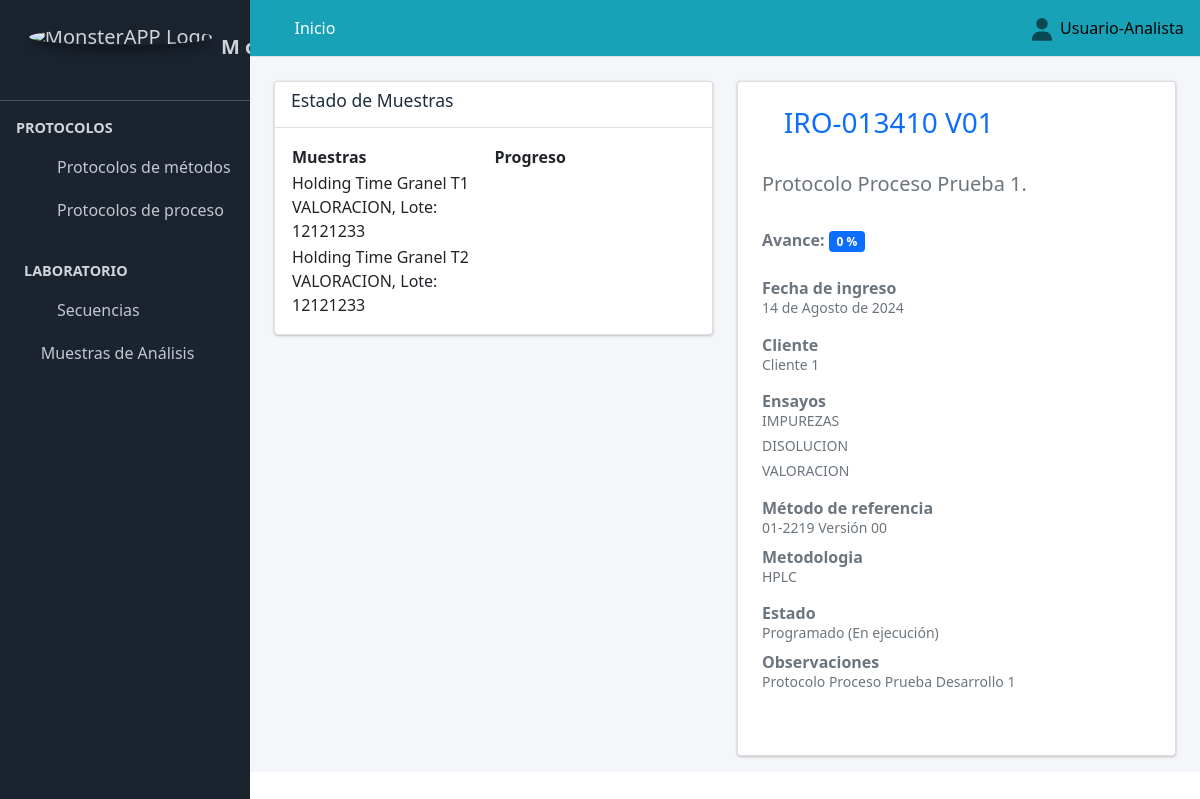
Screenshot of /revisar_protocolo_proceso/6/ (signed in) with the database file from the repository.
### Aplicaciones/Protocolo_Metodos/models.py (models this page shows, shortened)
class Muestras_y_Placebos(models.Model):
    fecha_ingreso=models.DateField(verbose_name="Fecha de ingreso muestra", null=True, blank=False, help_text=u"AAAA/MM/DD")
    nombre_muestra=models.CharField(max_length=300, verbose_name="nombre de Muestra/Placebo/MP")
    tipo_muestra=models.ForeignKey(to=Tipo_muestra, on_delete=models.CASCADE, verbose_name="Tipo de muestra", null=True, blank=False)
    etapa=models.ForeignKey(to=Etapa, on_delete=models.CASCADE, verbose_name="Etapa", null=True, blank=False)
    codigo_muestra_interno=models.CharField(verbose_name="CIM / LIMS", max_length=90)
    codigo_muestra_producto=models.CharField(verbose_name="Código de Producto", max_length=90)
    lote_muestra=models.CharField(verbose_name="Lote", max_length=90)
    observaciones_muestras=models.TextField(max_length=300, verbose_name="Observaciones")
    class Condicion(models.TextChoices):
        ACTIVO = "Activo", "ACTIVO"
        PASIVO = "Pasivo", "PASIVO"
    condicion=models.CharField(max_length=90, choices=Condicion.choices, default=Condicion.ACTIVO, verbose_name="Condicion")
    class Meta:
        constraints = [
            models.UniqueConstraint(fields=['lote_muestra', 'etapa'], name='unique_intro'),
        ]

class Etapa(models.Model):
    nombre_etapa=models.CharField(verbose_name="Etapa", max_length=90, unique=True)
    ensayo=models.ForeignKey(to=Ensayo, on_delete=models.CASCADE, verbose_name="Ensayo", null=True, blank=False)
    class Condicion(models.TextChoices):
        ACTIVO = "Activo", "ACTIVO"
        PASIVO = "Pasivo", "PASIVO"
    condicion=models.CharField(max_length=90, choices=Condicion.choices, default=Condicion.ACTIVO, verbose_name="Condicion")
    def etapa(self):
        return "{} {}".format(self.nombre_etapa, self.ensayo)
    def __str__(self):
        return str(self.etapa())

class Ensayo(models.Model):
    nombre_ensayo=models.CharField(verbose_name="Ensayo", max_length=90, unique=True)
    class Condicion(models.TextChoices):
        ACTIVO = "Activo", "ACTIVO"
        PASIVO = "Pasivo", "PASIVO"
    condicion=models.CharField(max_length=90, choices=Condicion.choices, default=Condicion.ACTIVO, verbose_name="Condicion")
    def __str__(self):
        return(self.nombre_ensayo)

class Cliente(models.Model):
    nombre_cliente=models.CharField(verbose_name="Cliente", max_length=90, null=True, blank=False, unique=True)
    class Condicion(models.TextChoices):
        ACTIVO = "Activo", "ACTIVO"
        PASIVO = "Pasivo", "PASIVO"
    condicion=models.CharField(max_length=90, choices=Condicion.choices, default=Condicion.ACTIVO, verbose_name="Condicion")
    def __str__(self):
        return(self.nombre_cliente)

class Metodo(models.Model):
    codigo_metodo=models.CharField(verbose_name="código", max_length=90, unique=True)
    nombre_metodo=models.CharField(verbose_name="Nombre", max_length=90, unique=True)
    class Condicion(models.TextChoices):
        ACTIVO = "Activo", "ACTIVO"
        PASIVO = "Pasivo", "PASIVO"
    condicion=models.CharField(max_length=90, choices=Condicion.choices, default=Condicion.ACTIVO, verbose_name="Condicion")
    def __str__(self):
        return(self.codigo_metodo)

class Metodologia(models.Model):
    nombre_metodologia=models.CharField(verbose_name="Metodologia", max_length=90, unique=True)
    class Condicion(models.TextChoices):
        ACTIVO = "Activo", "ACTIVO"
        PASIVO = "Pasivo", "PASIVO"
    condicion=models.CharField(max_length=90, choices=Condicion.choices, default=Condicion.ACTIVO, verbose_name="Condicion")
    def __str__(self):
         return(self.nombre_metodologia)

class EstadoProtocolo(models.Model):
    estado_protocolos=models.CharField(verbose_name="Estado Protocolos", max_length=90)
    estado_motivo=models.CharField(verbose_name="Motivo del estado", max_length=90, blank=True, null=False, unique=True)
    class Condicion(models.TextChoices):
        ACTIVO = "Activo", "ACTIVO"
        PASIVO = "Pasivo", "PASIVO"
    condicion=models.CharField(max_length=90, choices=Condicion.choices, default=Condicion.ACTIVO, verbose_name="Condicion")
    def estado_protocolo(self):
        return "{} {}".format(self.estado_protocolos, self.estado_motivo)
    def __str__(self):
        return str(self.estado_protocolo())

### Aplicaciones/Protocolo_Muestras/models.py (models this page shows, shortened)
class Proceso(models.Model):
     fecha_ingreso=models.DateField(verbose_name="Fecha de Registro", null=True, blank=False, help_text=u"AAAA/MM/DD")
     codigo=models.CharField(max_length=90, verbose_name="Código Protocolo", null=True, blank=False, unique=True)
     nombre=models.CharField(max_length=250, verbose_name="Título_del_Protocolo",  null=True, blank=False, unique=True)
     ensayos=models.ManyToManyField(to=Ensayo, blank=False)
     celda=models.ForeignKey(to=Celda, on_delete=models.CASCADE, verbose_name="Celda", null=True, blank=False)
     muestras=models.ManyToManyField(Muestras_y_Placebos, blank=False)
     metodologia=models.ForeignKey(Metodologia, on_delete=models.CASCADE, verbose_name="metodologia", null=True, blank=False,  max_length=90)
     Insumos_del_Proceso=models.ManyToManyField(to=ViabilidadProceso)
     cliente=models.ForeignKey(to=Cliente, on_delete=models.CASCADE, verbose_name="Cliente", null=True, blank=False)
     metodo=models.ForeignKey(to=Metodo, on_delete=models.CASCADE, verbose_name="Metodo de referencia", null=True, blank=False)
     estado_del_proceso=models.ForeignKey(to=EstadoProtocolo, on_delete=models.CASCADE, verbose_name="Estado del proceso", null=True, blank=False)
     class Condicion(models.TextChoices):
        ACTIVO = "Activo", "ACTIVO"
        PASIVO = "Pasivo", "PASIVO"
     condicion=models.CharField(max_length=90, choices=Condicion.choices, default=Condicion.ACTIVO, verbose_name="Condicion")
     observaciones=models.CharField(max_length=250, verbose_name="Observaciones",  null=True, blank=False)
     fecha_final=models.DateField(verbose_name="Fecha de Finalización", null=True, blank=True,default=datetime.datetime.now)

### Aplicaciones/Protocolo_Muestras/views.py (the view)
# urls.py: path("revisar_protocolo_proceso/<int:pk>/", views.revisar_protocolo_proceso, name="revisar_protocolo_proceso"),
@login_required
def revisar_protocolo_proceso(request, pk):
    titulo="Revisar Protocolos"
    protocolo_metodo=Proceso.objects.get(id=pk)
    pkt = Proceso.objects.filter(id=pk)
    a=2
    secuencias1=Secuencias.objects.filter(protocolo_proceso=pk)
    status_secuencia=Secuencias.objects.filter(status=pk)
    contarParametroProtocolo=Proceso.objects.values("muestras").filter(id=pk).count()
    contarStatusRegistrada=Secuencias.objects.filter(protocolo_proceso=pk, status="Registrada").count()
    contarStatusRevisada=Secuencias.objects.filter(protocolo_proceso=pk, status="Revisada").count()
    contarStatusImpresa=Secuencias.objects.filter(protocolo_proceso=pk, status="Impresa").count()
    contarStatusReportada=Secuencias.objects.filter(protocolo_proceso=pk, status="Reportada").count()
    contarStatusAuditada=Secuencias.objects.filter(protocolo_proceso=pk, status="Auditada").count()
    porcentajeStatusRegistrada=contarStatusRegistrada*20/contarParametroProtocolo
    porcentajeStatusRevisada=contarStatusRevisada*40/contarParametroProtocolo
    porcentajeStatusImpresa=contarStatusImpresa*60/contarParametroProtocolo
    porcentajeStatusReportada=contarStatusReportada*80.0/contarParametroProtocolo
    porcentajeStatusAuditada=contarStatusAuditada*100/contarParametroProtocolo
    labels = []
    data = []
    queryset = Secuencias.objects.order_by('-nombre')[:5]
    for city in queryset:
        labels.append(city.nombre)
        data.append(city.nombre)
    context={
        "titulo":titulo,
    "protocolo_metodo": protocolo_metodo,
    "pkt":pkt,
    "secuencias1":secuencias1,
    "status_secuencia":status_secuencia,
    "labels":labels,
    "data":data,
    "queryset":queryset,
    "contarParametroProtocolo":contarParametroProtocolo,
    "a":a,
    "contarStatusRegistrada":contarStatusRegistrada,
    "contarStatusRevisada":contarStatusRevisada,
    "contarStatusImpresa":contarStatusImpresa,
    "contarStatusReportada":contarStatusReportada,
    "contarStatusAuditada":contarStatusAuditada,
    "porcentajeStatusRegistrada":porcentajeStatusRegistrada,
    "porcentajeStatusRevisada":porcentajeStatusRevisada,
    "porcentajeStatusImpresa":porcentajeStatusImpresa,
    "porcentajeStatusReportada":porcentajeStatusReportada,
    "porcentajeStatusAuditada":porcentajeStatusAuditada,
}
    return render(request, "protocolo_proceso/revisar_protocolo_proceso.html", context)

### SISTEMA_ANALITICO/templates/protocolo_proceso/revisar_protocolo_proceso.html (shortened to what this page needs)
{% extends "partial/body.html" %}
{% load crispy_forms_tags %}
{% load crispy_forms_filters %}
{% block contenido %}
{% load bootstrap5 %}
{% load mathfilters %}
<link href="https://cdn.datatables.net/v/dt/jq-3.7.0/dt-2.0.3/b-3.0.1/b-html5-3.0.1/date-1.5.2/sl-2.0.0/datatables.min.css" rel="stylesheet">
<br>
  <div class="container-fluid">
    <div class="row">
      <div class="col-md-6">
        <div class="card">
          <div class="card-header bg-white">
            <h1 class="card-title">Estado de Muestras</h1>
          </div>
  <div class="card-body">
    <table id="examplem" class="display" >
      <thead>
        <tr>
          <th style="width: 50%" class="text-left">Muestras</th>
          <th sylte="width: 50%" class="text-left">Progreso</th>
        </tr>
      </thead>
      <tbody>
        {% for p in pkt %}
        {% for pr in p.muestras.all %}
        <tr>
          <td>{{pr.etapa}}, Lote: {{pr.lote_muestra}}</td>
          <td>
          </td>
        </tr>
        {% endfor %}
        {% endfor %}
      </tbody>
    </table>
  </div>
        </div>
      </div>
    <div class="col-md-6">
        <div class="card"><br>
          {% for p in pkt %}
          <div class="container-fluid">
            <h3 class="text-primary"><i class="fas fa-paint-brush"></i>{{p.codigo}}</h3><br>
            <h5 class="text-muted">{{p.nombre}}.</h5>
            <br>
            <b class="d-block text-muted">Avance: <span class="badge bg-primary">{{porcentajeStatusRegistrada|add:porcentajeStatusRevisada|add:porcentajeStatusImpresa|add:porcentajeStatusReportada|add:porcentajeStatusAuditada|floatformat:0}} %</span></b><br>
            <b class="d-block text-muted">Fecha de ingreso</b>
            <div class="text-muted">
              <h5 class="text-sm">{{p.fecha_ingreso}}</h5>
            </div>
            <b class="d-block text-muted">Cliente</b>
            <div class="text-muted">
              <h5 class="text-sm">{{p.cliente}}</h5>
            </div>
            <b class="d-block text-muted">Ensayos</b>
            <div class="text-muted">
              {% for ensy in p.ensayos.all %}
              <h5 class="text-sm">{{ensy}}</h5>{%   endfor%}
            </div>
            <b class="d-block text-muted">Método de referencia</b>
            <div class="text-muted">
              <h5 class="text-sm">{{p.metodo}}</h5>
            </div>
            <b class="d-block text-muted">Metodologia</b>
            <div class="text-muted">
              <h5 class="text-sm">{{p.metodologia}}</h5>
            </div>
            <b class="d-block text-muted">Estado</b>
            <div class="text-muted">
              <h5 class="text-sm">{{p.estado_del_proceso}}</h5>
            </div>
            <b class="d-block text-muted">Observaciones</b>
            <div class="text-muted">
              <h5 class="text-sm">{{p.observaciones}}</h5>
            </div><br><br>
          </div>
        </div>{% endfor %}
    </div>
</div>
</div>
    <link href="https://cdn.datatables.net/v/dt/jq-3.7.0/dt-2.0.3/b-3.0.1/b-html5-3.0.1/date-1.5.2/sl-2.0.0/datatables.min.css" rel="stylesheet">
{% endblock contenido %}

### SISTEMA_ANALITICO/templates/partial/navbar.html (shortened to what this page needs)
{% load static %}
  <nav class="main-header navbar navbar-expand  navbar-info navbar-light" >
    <ul class="navbar-nav">
      <li class="nav-item">
        <a class="nav-link" data-widget="pushmenu" href="#"><i class="fas fa-bars"></i></a>
      </li>
      {% if user.is_authenticated %}
      <li class="nav-item d-none d-sm-inline-block">
        <a href="{% url 'adm_inicio' %}" class="nav-link text-white">Inicio</a>
      </li>
      {% else %}
      <li class="nav-item d-none d-sm-inline-block">
        <a href="" class="nav-link text-white disabled">Inicio</a>
      </li>
      {% endif %}
    </ul>
    <ul class="navbar-nav ml-auto">
      <li class="nav-item dropdown ">
        <a class="nav-link" data-toggle="dropdown" href="#">
        </a>
        {% if user.is_authenticated %}
      </li>
    </ul>
<h7 class="text-black">{{ user.first_name }}&nbsp;&nbsp;</h7>
{% else %}
<a class="text-black" href="{% url 'sign_in' %}">Iniciar sesión</a>
{% endif %}
  </nav>

### rows the page displays
Proceso: codigo "IRO-013410 V01", nombre "Protocolo Proceso Prueba 1", porcentajeStatusRegistrada "0", fecha_ingreso "14 de Agosto de 2024", cliente "Cliente 1", metodo "01-2219 Versión 00", metodologia "HPLC", estado_del_proceso "Programado (En ejecución)", observaciones "Protocolo Proceso Prueba Desarrollo 1"
Muestras_y_Placebos: etapa "Holding Time Granel T1 VALORACION", lote_muestra "12121233"
Muestras_y_Placebos: etapa "Holding Time Granel T2 VALORACION", lote_muestra "12121233"
Ensayo: nombre_ensayo "IMPUREZAS"
Ensayo: nombre_ensayo "DISOLUCION"
Ensayo: nombre_ensayo "VALORACION"

### other values shown
{{ user.first_name }} "Usuario-Analista"
